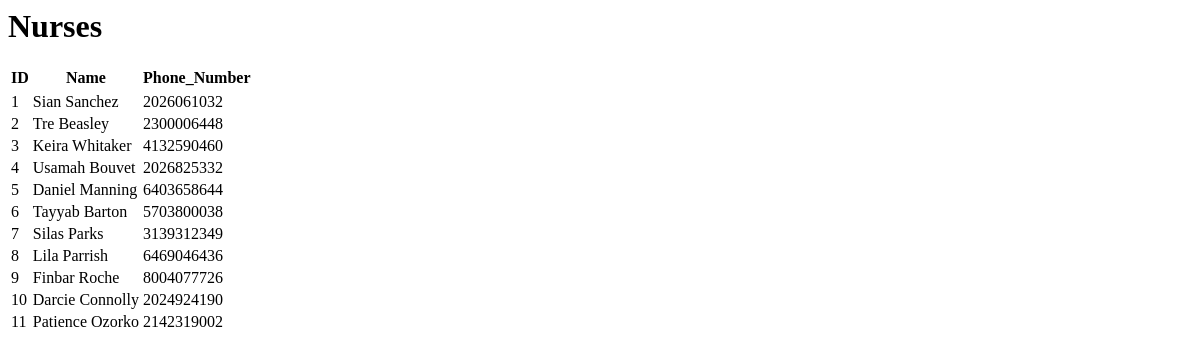
Page /nurses on the earlier database version.
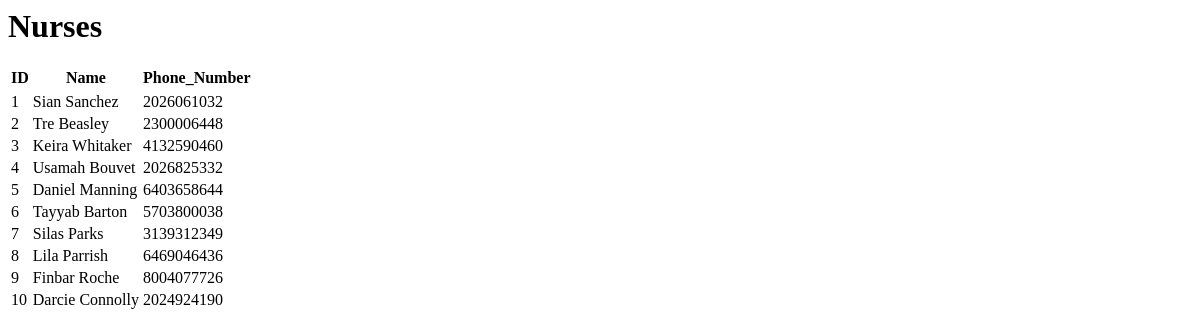
Same page on the later database version.
### tables this page shows
CREATE TABLE Nurse (
  nid INTEGER PRIMARY KEY AUTOINCREMENT,
  N_name TEXT,
  N_number INTEGER
);

### voyager/views/nurses.py (the view)
    @bp.route("/nurses")
    def _nurses():
        with get_db() as conn:
            rows = Nurses(conn)
        return render_template("table.html", name="Nurses", rows=rows)

### voyager/__init__.py (called while the page is built)
@login_manager.request_loader
def request_loader(request):
    email = request.form.get('email')
    if email not in users:
        return
    user = User()
    user.id = email
    user.is_authenticated = request.form['password'] == users[email]['password']
    return user

### voyager/db.py (called while the page is built)
def sqlite_connect():
    conn = sqlite3.connect(
        "test.db",
        detect_types=sqlite3.PARSE_DECLTYPES
    )
    conn.row_factory = sqlite3.Row
    return conn

def get_db():
    return sqlite_connect()

def execute(conn, stmt, *args, **kwargs):
    return sqlite_execute(conn, stmt, *args, **kwargs)

def sqlite_execute(conn, stmt, *args, **kwargs):
    cursor = conn.cursor()
    cursor.execute(stmt, *args, **kwargs)
    return [dict(r) for r in cursor.fetchall()]

### voyager/views/nurses.py (called while the page is built)
def Nurses(conn):
    return execute(conn, "SELECT n.nid as ID, n.N_name AS Name, n.N_number as Phone_Number FROM Nurse AS n")

def views(bp):
    @bp.route("/nurses")
    def _nurses():
        with get_db() as conn:
            rows = Nurses(conn)
        return render_template("table.html", name="Nurses", rows=rows)

### voyager/templates/table.html (shortened to what this page needs)
<html>
  <head>
  </head>
  <body>
    <h1>{{ name }}</h1>
    <table>
      {% if rows %}
      <tr>
        {% for name in rows[0].keys() %}
          <th>{{ name }}</th>
        {% endfor %}
      <tr>
      {% endif %}
      {% for row in rows %}
      <tr>
        {% for col in row.values() %}
          <td>{{ col }}</td>
        {% endfor %}
      </tr>
      {% endfor %}
    </table>
  </body>
</html>

Differences in the rows shown:
removed Nurse: values "11", N_name "Patience Ozorko", N_number "2142319002"
